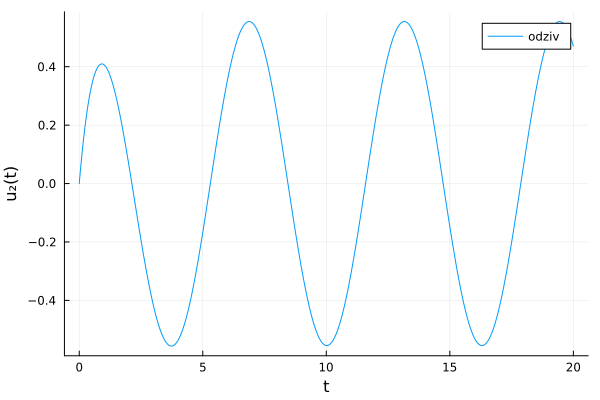

Here is the Julia script that generated this plot:
using Plots, ControlSystems

function pobuda(t) 
	y = 2*cos(t) 
end

s = tf("s")
G = 1 / (2*s+3)		# funkcija prenosa

t = 0:0.01:20
u = pobuda.(t) 

y, t, x = lsim(G, u', t)

plt = plot(t, y', xlabel="t", ylabel="u₂(t)", label="odziv")

# Cuvanje grafika
savefig(plt, replace(@__FILE__(), ".jl" => ".png"))
